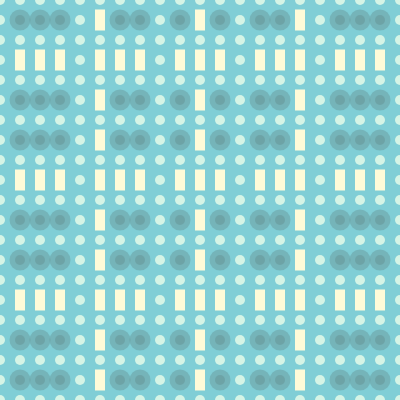
Frame 1 (no input)
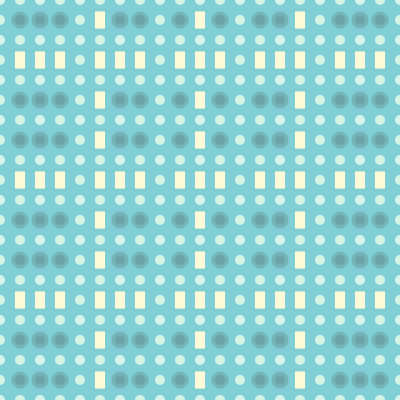
Frame 60 (no input)
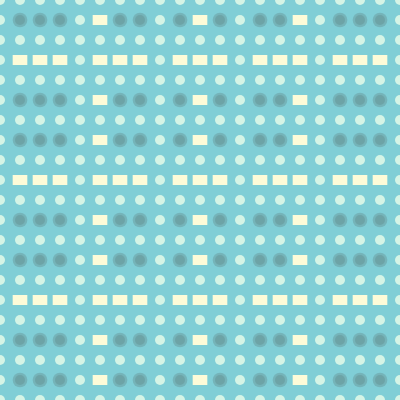
Frame 120 (the mouse pressed at the canvas centre since frame 60)

The p5.js sketch that drew these frames (run headless with seeded random() and noise() and a simulated clock; from frame 60 on, the mouse is pressed at the canvas centre):

// p5.js sketch
// ── sketch.js
// -
// Pattern con modulo by Ilenia Balella 
// 2020 © Ilenia Balella @ileniab, Daniele @Fupete and the course DSII2020 at DESIGN.unirsm 
// github.com/dsii-2020-unirsm — github.com/ileniab
// Educational purposes, MIT License, 2020, San Marino
// —

let dim = 20; //dimensione oggetto
let n = 4;

function setup() {
  createCanvas(400, 400)
  rectMode(CENTER);

}

function draw() {
  background("#80ced6")
  noStroke()
  fill(0)


  for (let x = 0; x < width / dim + 1; x++) {
    for (let y = 0; y < height / dim + 1; y++) {

      let seno = dim + (sin(frameCount / 10) * dim / 2)

      if (x % 4 == 0 || y % 2 == 0) {
        fill("#d5f4e6")
        
      } else if (x % 5 == 0 || y % 3 == 0) {
        
        fill(254, 251, 216)
        
        if (mouseX < width / 2) {
          rect(dim * x, dim * y, dim / 2, seno)
        } else {
          rect(dim * x, dim * y, seno, dim / 2)
        }
        
      } else {
        fill(97, 134, 133, 90)
        ellipse(dim * x, dim * y, seno, seno)
      }

      ellipse(dim * x, dim * y, dim / 2, dim / 2)

    }

  }


}
